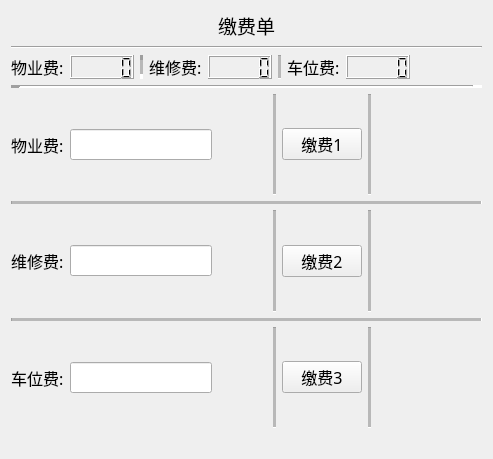
<?xml version="1.0" encoding="UTF-8"?>
<ui version="4.0">
 <class>Y_Jiaofei</class>
 <widget class="QWidget" name="Y_Jiaofei">
  <property name="geometry">
   <rect>
    <x>0</x>
    <y>0</y>
    <width>493</width>
    <height>459</height>
   </rect>
  </property>
  <property name="windowTitle">
   <string>Form</string>
  </property>
  <layout class="QGridLayout" name="gridLayout">
   <item row="2" column="0">
    <layout class="QVBoxLayout" name="verticalLayout" stretch="2,0,2,0,2,0">
     <item>
      <layout class="QHBoxLayout" name="horizontalLayout" stretch="0,0,0,0,0,0,0,0">
       <item>
        <widget class="QLabel" name="label_2">
         <property name="font">
          <font>
           <family>阿里巴巴普惠体 R</family>
           <pointsize>12</pointsize>
          </font>
         </property>
         <property name="text">
          <string>物业费:</string>
         </property>
        </widget>
       </item>
       <item>
        <widget class="QLineEdit" name="lineEdit">
         <property name="font">
          <font>
           <family>微软雅黑</family>
           <pointsize>12</pointsize>
          </font>
         </property>
        </widget>
       </item>
       <item>
        <spacer name="horizontalSpacer_12">
         <property name="orientation">
          <enum>Qt::Horizontal</enum>
         </property>
         <property name="sizeHint" stdset="0">
          <size>
           <width>40</width>
           <height>20</height>
          </size>
         </property>
        </spacer>
       </item>
       <item>
        <widget class="Line" name="line_9">
         <property name="midLineWidth">
          <number>5</number>
         </property>
         <property name="orientation">
          <enum>Qt::Vertical</enum>
         </property>
        </widget>
       </item>
       <item>
        <widget class="QPushButton" name="pushButton_2">
         <property name="minimumSize">
          <size>
           <width>0</width>
           <height>30</height>
          </size>
         </property>
         <property name="font">
          <font>
           <family>阿里巴巴普惠体 M</family>
           <pointsize>12</pointsize>
          </font>
         </property>
         <property name="text">
          <string>缴费1</string>
         </property>
        </widget>
       </item>
       <item>
        <widget class="Line" name="line_12">
         <property name="midLineWidth">
          <number>5</number>
         </property>
         <property name="orientation">
          <enum>Qt::Vertical</enum>
         </property>
        </widget>
       </item>
       <item>
        <spacer name="horizontalSpacer_5">
         <property name="orientation">
          <enum>Qt::Horizontal</enum>
         </property>
         <property name="sizeHint" stdset="0">
          <size>
           <width>40</width>
           <height>20</height>
          </size>
         </property>
        </spacer>
       </item>
       <item>
        <spacer name="horizontalSpacer_11">
         <property name="orientation">
          <enum>Qt::Horizontal</enum>
         </property>
         <property name="sizeHint" stdset="0">
          <size>
           <width>40</width>
           <height>20</height>
          </size>
         </property>
        </spacer>
       </item>
      </layout>
     </item>
     <item>
      <widget class="Line" name="line_6">
       <property name="midLineWidth">
        <number>5</number>
       </property>
       <property name="orientation">
        <enum>Qt::Horizontal</enum>
       </property>
      </widget>
     </item>
     <item>
      <layout class="QHBoxLayout" name="horizontalLayout_3">
       <item>
        <widget class="QLabel" name="label_4">
         <property name="font">
          <font>
           <family>阿里巴巴普惠体 R</family>
           <pointsize>12</pointsize>
          </font>
         </property>
         <property name="text">
          <string>维修费:</string>
         </property>
        </widget>
       </item>
       <item>
        <widget class="QLineEdit" name="lineEdit_3">
         <property name="font">
          <font>
           <family>微软雅黑</family>
           <pointsize>12</pointsize>
          </font>
         </property>
        </widget>
       </item>
       <item>
        <spacer name="horizontalSpacer_16">
         <property name="orientation">
          <enum>Qt::Horizontal</enum>
         </property>
         <property name="sizeHint" stdset="0">
          <size>
           <width>40</width>
           <height>20</height>
          </size>
         </property>
        </spacer>
       </item>
       <item>
        <widget class="Line" name="line_7">
         <property name="midLineWidth">
          <number>5</number>
         </property>
         <property name="orientation">
          <enum>Qt::Vertical</enum>
         </property>
        </widget>
       </item>
       <item>
        <widget class="QPushButton" name="pushButton">
         <property name="font">
          <font>
           <family>阿里巴巴普惠体 M</family>
           <pointsize>12</pointsize>
          </font>
         </property>
         <property name="text">
          <string>缴费2</string>
         </property>
        </widget>
       </item>
       <item>
        <widget class="Line" name="line_11">
         <property name="midLineWidth">
          <number>5</number>
         </property>
         <property name="orientation">
          <enum>Qt::Vertical</enum>
         </property>
        </widget>
       </item>
       <item>
        <spacer name="horizontalSpacer_6">
         <property name="orientation">
          <enum>Qt::Horizontal</enum>
         </property>
         <property name="sizeHint" stdset="0">
          <size>
           <width>40</width>
           <height>20</height>
          </size>
         </property>
        </spacer>
       </item>
       <item>
        <spacer name="horizontalSpacer_15">
         <property name="orientation">
          <enum>Qt::Horizontal</enum>
         </property>
         <property name="sizeHint" stdset="0">
          <size>
           <width>40</width>
           <height>20</height>
          </size>
         </property>
        </spacer>
       </item>
      </layout>
     </item>
     <item>
      <widget class="Line" name="line_5">
       <property name="midLineWidth">
        <number>5</number>
       </property>
       <property name="orientation">
        <enum>Qt::Horizontal</enum>
       </property>
      </widget>
     </item>
     <item>
      <layout class="QHBoxLayout" name="horizontalLayout_2">
       <item>
        <widget class="QLabel" name="label_3">
         <property name="font">
          <font>
           <family>阿里巴巴普惠体 R</family>
           <pointsize>12</pointsize>
          </font>
         </property>
         <property name="text">
          <string>车位费:</string>
         </property>
        </widget>
       </item>
       <item>
        <widget class="QLineEdit" name="lineEdit_2">
         <property name="font">
          <font>
           <family>微软雅黑</family>
           <pointsize>12</pointsize>
          </font>
         </property>
        </widget>
       </item>
       <item>
        <spacer name="horizontalSpacer_14">
         <property name="orientation">
          <enum>Qt::Horizontal</enum>
         </property>
         <property name="sizeHint" stdset="0">
          <size>
           <width>40</width>
           <height>20</height>
          </size>
         </property>
        </spacer>
       </item>
       <item>
        <widget class="Line" name="line_8">
         <property name="midLineWidth">
          <number>5</number>
         </property>
         <property name="orientation">
          <enum>Qt::Vertical</enum>
         </property>
        </widget>
       </item>
       <item>
        <widget class="QPushButton" name="pushButton_3">
         <property name="font">
          <font>
           <family>阿里巴巴普惠体 M</family>
           <pointsize>12</pointsize>
          </font>
         </property>
         <property name="text">
          <string>缴费3</string>
         </property>
        </widget>
       </item>
       <item>
        <widget class="Line" name="line_10">
         <property name="midLineWidth">
          <number>5</number>
         </property>
         <property name="orientation">
          <enum>Qt::Vertical</enum>
         </property>
        </widget>
       </item>
       <item>
        <spacer name="horizontalSpacer_8">
         <property name="orientation">
          <enum>Qt::Horizontal</enum>
         </property>
         <property name="sizeHint" stdset="0">
          <size>
           <width>40</width>
           <height>20</height>
          </size>
         </property>
        </spacer>
       </item>
       <item>
        <spacer name="horizontalSpacer_13">
         <property name="orientation">
          <enum>Qt::Horizontal</enum>
         </property>
         <property name="sizeHint" stdset="0">
          <size>
           <width>40</width>
           <height>20</height>
          </size>
         </property>
        </spacer>
       </item>
      </layout>
     </item>
     <item>
      <layout class="QHBoxLayout" name="horizontalLayout_8" stretch="2,2">
       <item>
        <spacer name="horizontalSpacer_3">
         <property name="orientation">
          <enum>Qt::Horizontal</enum>
         </property>
         <property name="sizeHint" stdset="0">
          <size>
           <width>40</width>
           <height>20</height>
          </size>
         </property>
        </spacer>
       </item>
       <item>
        <spacer name="horizontalSpacer_4">
         <property name="orientation">
          <enum>Qt::Horizontal</enum>
         </property>
         <property name="sizeHint" stdset="0">
          <size>
           <width>40</width>
           <height>20</height>
          </size>
         </property>
        </spacer>
       </item>
      </layout>
     </item>
    </layout>
   </item>
   <item row="0" column="0">
    <layout class="QVBoxLayout" name="verticalLayout_3">
     <item>
      <layout class="QVBoxLayout" name="verticalLayout_2">
       <item>
        <layout class="QHBoxLayout" name="horizontalLayout_7">
         <item>
          <spacer name="horizontalSpacer_2">
           <property name="orientation">
            <enum>Qt::Horizontal</enum>
           </property>
           <property name="sizeHint" stdset="0">
            <size>
             <width>40</width>
             <height>20</height>
            </size>
           </property>
          </spacer>
         </item>
         <item>
          <widget class="QLabel" name="label_5">
           <property name="font">
            <font>
             <family>阿里巴巴普惠体 M</family>
             <pointsize>14</pointsize>
            </font>
           </property>
           <property name="text">
            <string>缴费单</string>
           </property>
          </widget>
         </item>
         <item>
          <spacer name="horizontalSpacer">
           <property name="orientation">
            <enum>Qt::Horizontal</enum>
           </property>
           <property name="sizeHint" stdset="0">
            <size>
             <width>40</width>
             <height>20</height>
            </size>
           </property>
          </spacer>
         </item>
        </layout>
       </item>
       <item>
        <widget class="Line" name="line_2">
         <property name="orientation">
          <enum>Qt::Horizontal</enum>
         </property>
        </widget>
       </item>
       <item>
        <layout class="QHBoxLayout" name="horizontalLayout_4">
         <item>
          <widget class="QLabel" name="label_6">
           <property name="font">
            <font>
             <family>阿里巴巴普惠体 R</family>
             <pointsize>12</pointsize>
            </font>
           </property>
           <property name="text">
            <string>物业费:</string>
           </property>
          </widget>
         </item>
         <item>
          <widget class="QLCDNumber" name="lcdNumber">
           <property name="font">
            <font>
             <family>黑体</family>
             <pointsize>12</pointsize>
            </font>
           </property>
          </widget>
         </item>
         <item>
          <widget class="Line" name="line_3">
           <property name="lineWidth">
            <number>5</number>
           </property>
           <property name="midLineWidth">
            <number>5</number>
           </property>
           <property name="orientation">
            <enum>Qt::Vertical</enum>
           </property>
          </widget>
         </item>
         <item>
          <widget class="QLabel" name="label_7">
           <property name="font">
            <font>
             <family>阿里巴巴普惠体 R</family>
             <pointsize>12</pointsize>
            </font>
           </property>
           <property name="text">
            <string>维修费:</string>
           </property>
          </widget>
         </item>
         <item>
          <widget class="QLCDNumber" name="lcdNumber_2">
           <property name="font">
            <font>
             <family>黑体</family>
             <pointsize>12</pointsize>
            </font>
           </property>
          </widget>
         </item>
         <item>
          <widget class="Line" name="line_4">
           <property name="midLineWidth">
            <number>5</number>
           </property>
           <property name="orientation">
            <enum>Qt::Vertical</enum>
           </property>
          </widget>
         </item>
         <item>
          <widget class="QLabel" name="label_8">
           <property name="font">
            <font>
             <family>阿里巴巴普惠体 R</family>
             <pointsize>12</pointsize>
            </font>
           </property>
           <property name="text">
            <string>车位费:</string>
           </property>
          </widget>
         </item>
         <item>
          <widget class="QLCDNumber" name="lcdNumber_3">
           <property name="font">
            <font>
             <family>黑体</family>
             <pointsize>12</pointsize>
            </font>
           </property>
          </widget>
         </item>
         <item>
          <spacer name="horizontalSpacer_7">
           <property name="orientation">
            <enum>Qt::Horizontal</enum>
           </property>
           <property name="sizeHint" stdset="0">
            <size>
             <width>40</width>
             <height>20</height>
            </size>
           </property>
          </spacer>
         </item>
        </layout>
       </item>
       <item>
        <layout class="QHBoxLayout" name="horizontalLayout_5"/>
       </item>
       <item>
        <layout class="QHBoxLayout" name="horizontalLayout_6"/>
       </item>
      </layout>
     </item>
    </layout>
   </item>
   <item row="1" column="0">
    <widget class="Line" name="line">
     <property name="font">
      <font>
       <family>Agency FB</family>
       <pointsize>20</pointsize>
      </font>
     </property>
     <property name="styleSheet">
      <string notr="true">color: rgb(0, 0, 0);</string>
     </property>
     <property name="lineWidth">
      <number>10</number>
     </property>
     <property name="orientation">
      <enum>Qt::Horizontal</enum>
     </property>
    </widget>
   </item>
  </layout>
 </widget>
 <resources/>
 <connections/>
</ui>
